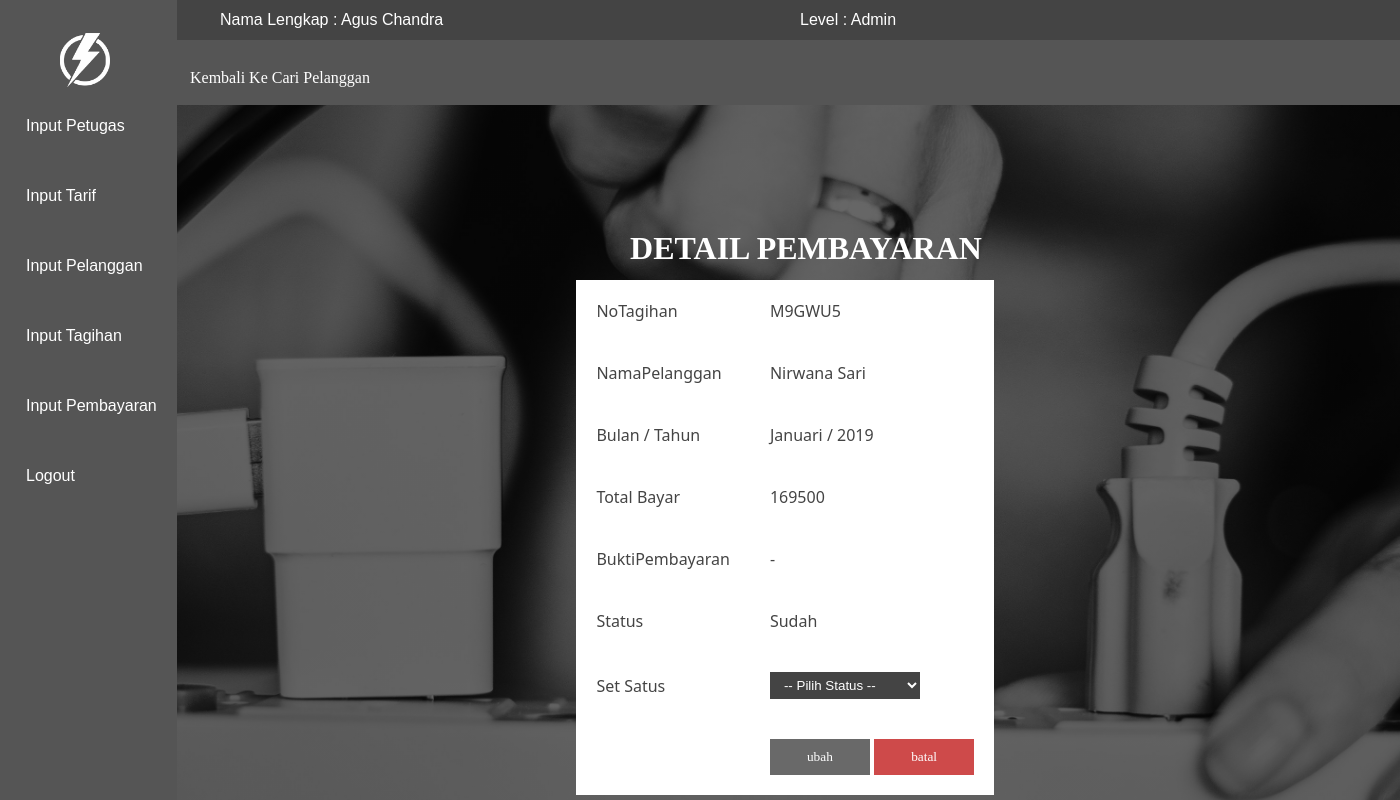
Screenshot of /tagihan/detail-tagihan.php?kode=32 (signed in) with the database file from the repository.
### tables this page shows
CREATE TABLE `tbtagihan` (
  `KodeTagihan` int(11) NOT NULL,
  `NoTagihan` varchar(10) NOT NULL,
  `NoPelanggan` varchar(10) NOT NULL,
  `TahunTagih` int(11) NOT NULL,
  `BulanTagih` varchar(10) NOT NULL,
  `JumlahPemakaian` int(11) NOT NULL,
  `TotalBayar` double(10,0) NOT NULL,
  `Status` varchar(10) NOT NULL
);

CREATE TABLE `tbpelanggan` (
  `KodePelanggan` int(11) NOT NULL,
  `NoPelanggan` varchar(10) NOT NULL,
  `NoMeter` varchar(18) NOT NULL,
  `KodeTarif` int(11) NOT NULL,
  `NamaLengkap` varchar(80) NOT NULL,
  `Telp` varchar(10) NOT NULL,
  `Alamat` varchar(100) NOT NULL
);

### koneksi.php (called while the page is built, shortened)
<?php
function query($sql){
    $query = mysql_query($sql);
    return $query;
}
function jadiArray($query){
    $hasil = mysql_fetch_array($query);
    return $hasil;
}
function hitungBaris($query){
    $cek = mysql_num_rows($query);
    return $cek;
}
?>

### tagihan/detail-tagihan.php (the view, shortened to what this page needs)
<?php
include '../koneksi.php';
$KodeTagihan = $_GET['kode'];
$query = query("select * from tbtagihan join tbpelanggan using(NoPelanggan) where KodeTagihan='$KodeTagihan'");
$hasil = jadiArray($query);
if(isset($_SESSION['Admin']) || isset($_SESSION['Petugas']))
{
?>
<!DOCTYPE html>
<html lang="en">
<head>
    <link rel="stylesheet" href="../style.css">
</head>
<body>
    <?php include '../navbar.php'; ?>
    <div class="container">
        <center>
            <h1>Detail Pembayaran</h1>
        </center>
        <form action="set-pembayaran.php" method="post">
            <table class='tengahsesuai' align="center">
                <tr>
                    <td>NoTagihan</td>
                    <td>
                        <?=$hasil['NoTagihan']?>
                    </td>
                </tr>
                <tr>
                    <td>NamaPelanggan</td>
                    <td>
                        <?=$hasil['NamaLengkap']?>
                    </td>
                </tr>
                <tr>
                    <td>Bulan / Tahun</td>
                    <td>
                        <?=$hasil['BulanTagih']?>
                        /
                        <?=$hasil['TahunTagih']?>
                    </td>
                </tr>
                <tr>
                    <td>Total Bayar</td>
                    <td>
                        <?=$hasil['TotalBayar']?>
                    </td>
                </tr>
                <tr>
                    <td>BuktiPembayaran</td>
                    <?php
                    $query2 = query("select * from tbpembayaran join tbtagihan using(KodeTagihan) where      KodeTagihan='$KodeTagihan'");
                    $cek = hitungBaris($query2);
                    if($cek > 0)
                    {
                    $hasil2 = jadiArray($query2);
                    ?>
                    <td>
                        <img width="100px" src="<?=$hasil2['BuktiPembayaran']?>" alt="">
                    </td>
                <?php
                    }
                    else
                    {
                    ?>
                    <td>
                        -
                    </td>
                <?php
                    }
                ?>
                </tr>
                <tr>
                    <td>Status</td>
                    <td>
                        <?=$hasil['Status']?>
                    </td>
                </tr>
                <tr>
                    <td>Set Satus</td>
                    <td>
                        <select name="Status" required>
                            <option value="" selected>-- Pilih Status --</option>
                        </select>
                    </td>
                </tr>
                <tr>
                    <td></td>
                    <td>
                        <input type="submit" value="ubah">
                        <input type="reset" value="batal">
                    </td>
                </tr>
            </table>
        </form>
    </div>
    <div class="navbawah">
        <br>
        <a href="index.php">Kembali Ke Cari Pelanggan</a>
    </div>
</body>
</html>
<?php
    }
else
{
    echo"<script>
    alert('Anda Tidak Boleh Masuk');
    location.href='../home.php';
    </script>";
}
?>

### style.css (style rules this page uses)
* { margin: 0; padding: 0; }
body { background: linear-gradient(rgba(0, 0, 0, 0.6), rgba(0, 0, 0, 0.6)), url('img/bg2.jpg'); background-position: center; background-repeat: no-repeat; overflow-x: hidden; background-size: 1900px 1200px; background-attachment: fixed; }
input[type="submit"] { border: none; background: none; outline: none; padding: 10px 0px; background: #444; width: 100px; color: #fff; font-family: 'Segoue UI'; opacity: 0.8; transition: .5s; }
input[type="reset"] { font-family: 'Segoue UI'; border: none; background: none; outline: none; padding: 10px 0px; background: rgb(194, 29, 29); width: 100px; color: #fff; opacity: 0.8; transition: .5s; }
.container { position: absolute; top: 230px; right: 20px; width: 82%; z-index: -9; }
.container h1 { color: rgb(255, 255, 255); font-family: 'Franklin Gothic'; position: relative; text-transform: uppercase; }
.container table { border: none; padding: 20px; }
.container table tr { width: 80%; background: #fff; border: none; }
.container table tr td { background: #fff; border: none; padding: 20px; font-family: Segoe UI; color: #444; }
.tengahsesuai { position: absolute; top: 50px; left: 30%; border-collapse: collapse; }
select { border: none; outline: none; width: 150px; padding: 5px 10px; background: #444; color: #fff; }
option { font-family: arial; }
.navbawah { position: absolute; top: 4%; left: 170px; width: 100%; background: #555; padding: 10px; z-index: -999; }
.navbawah a { width: 100px; color: #fff; line-height: 35px; padding: 10px; text-decoration: none; transition: .5s; }

### rows the page displays
tbtagihan: NoTagihan "M9GWU5", tbpelanggan.NamaLengkap "Nirwana Sari", BulanTagih "Januari", TahunTagih "2019", TotalBayar "169500", Status "Sudah"

### other values shown
$_SESSION['NamaLengkap'] "Agus Chandra"
